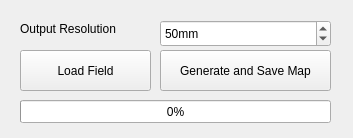
<?xml version="1.0" encoding="UTF-8"?>
<ui version="4.0">
 <class>MainWindow</class>
 <widget class="QMainWindow" name="MainWindow">
  <property name="geometry">
   <rect>
    <x>0</x>
    <y>0</y>
    <width>353</width>
    <height>138</height>
   </rect>
  </property>
  <property name="windowTitle">
   <string>MainWindow</string>
  </property>
  <widget class="QWidget" name="centralWidget">
   <widget class="QPushButton" name="pushButton">
    <property name="geometry">
     <rect>
      <x>160</x>
      <y>50</y>
      <width>171</width>
      <height>41</height>
     </rect>
    </property>
    <property name="text">
     <string>Generate and Save Map</string>
    </property>
   </widget>
   <widget class="QPushButton" name="pushButton_2">
    <property name="geometry">
     <rect>
      <x>20</x>
      <y>50</y>
      <width>131</width>
      <height>41</height>
     </rect>
    </property>
    <property name="text">
     <string>Load Field</string>
    </property>
   </widget>
   <widget class="QProgressBar" name="progressBar">
    <property name="geometry">
     <rect>
      <x>20</x>
      <y>100</y>
      <width>311</width>
      <height>23</height>
     </rect>
    </property>
    <property name="value">
     <number>0</number>
    </property>
   </widget>
   <widget class="QLabel" name="label">
    <property name="geometry">
     <rect>
      <x>20</x>
      <y>20</y>
      <width>131</width>
      <height>17</height>
     </rect>
    </property>
    <property name="text">
     <string>Output Resolution</string>
    </property>
   </widget>
   <widget class="QSpinBox" name="spinBox">
    <property name="geometry">
     <rect>
      <x>160</x>
      <y>20</y>
      <width>171</width>
      <height>27</height>
     </rect>
    </property>
    <property name="suffix">
     <string>mm</string>
    </property>
    <property name="minimum">
     <number>1</number>
    </property>
    <property name="maximum">
     <number>500</number>
    </property>
    <property name="value">
     <number>50</number>
    </property>
   </widget>
  </widget>
 </widget>
 <layoutdefault spacing="6" margin="11"/>
 <resources/>
 <connections/>
</ui>
